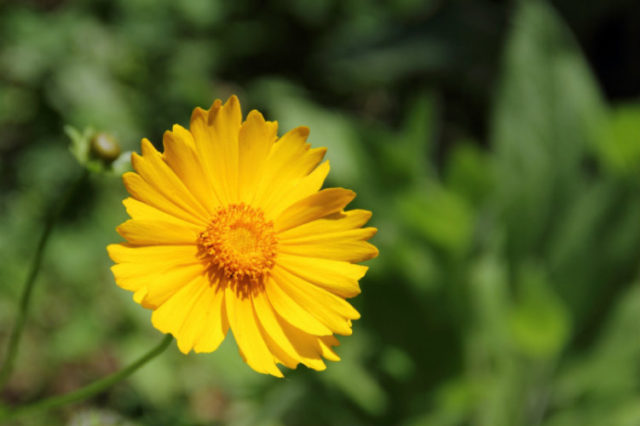
#> input picture flor.jpg, 640 x 426 px
$ python exercise-9.py
#> lines starting #> are read from the running program, lines starting #| are printed output that depends on the picture; after the words box and inside, x2 and y2 are one past the last pixel; in counts of white or black regions, pixels touching at a corner belong together
import cv2
from matplotlib import pyplot as plt
import numpy as np

img = cv2.imread('flor.jpg')
#> img is the input picture: shape (426, 640, 3); mean B, G, R 29.8, 101.5, 95.5

img_orig = cv2.cvtColor(img, cv2.COLOR_BGR2RGB)
gray = cv2.cvtColor(img, cv2.COLOR_BGR2GRAY)
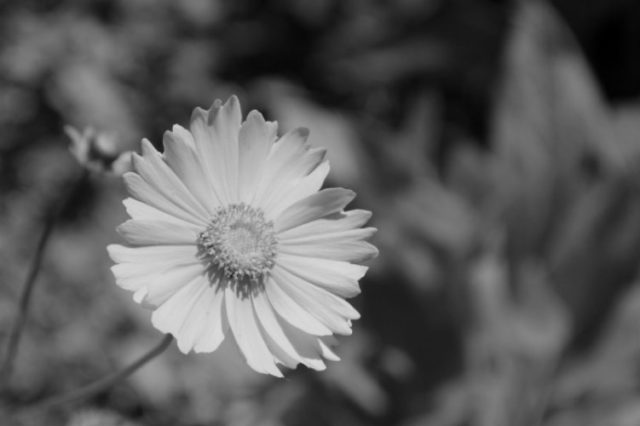
#> gray: shape (426, 640); min 0, max 221, mean 91.5

ret, otsu_img = cv2.threshold(gray, 127, 255, cv2.THRESH_OTSU)
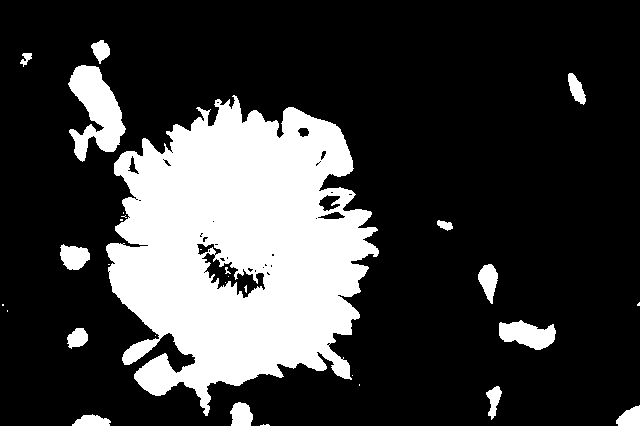
#> otsu_img: shape (426, 640); 23.4% white; 30 white regions (15 under 20 px), largest, box (x1, y1, x2, y2) and area: (106, 95, 379, 416) 56010, (68, 65, 126, 162) 3038, (499, 320, 556, 350) 1121
#> ret = 118
ret, trunc_img = cv2.threshold(gray, 127, 255, cv2.THRESH_TRUNC)
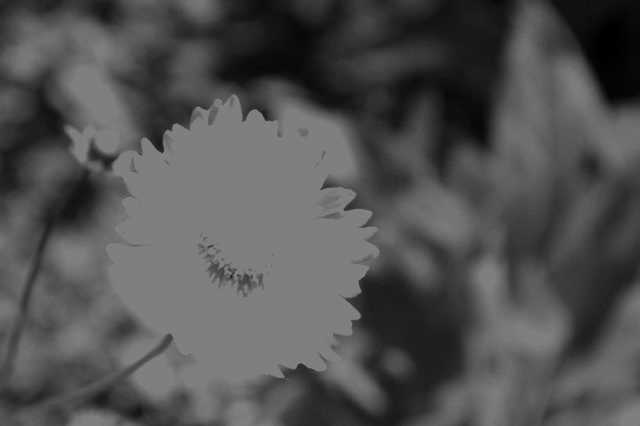
#> trunc_img: shape (426, 640); min 0, max 127, mean 81.6
ret, zero_img = cv2.threshold(gray, 127, 255, cv2.THRESH_TOZERO)
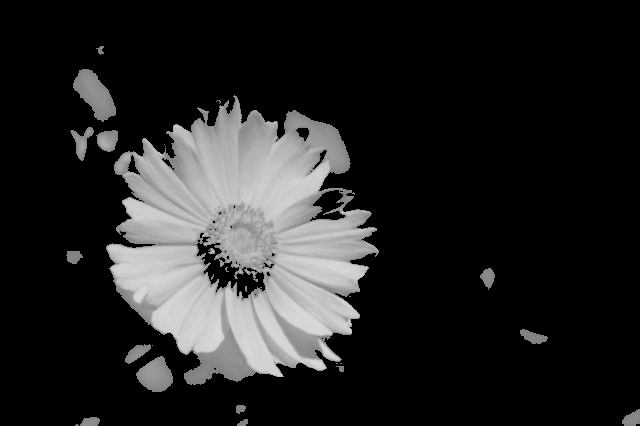
#> zero_img: shape (426, 640); min 0, max 221, mean 35.8

plt.subplot(321),plt.imshow(gray, cmap="gray"),plt.title('Gray')
plt.xticks([]), plt.yticks([])
plt.subplot(322),plt.imshow(otsu_img, cmap="gray"),plt.title('Otsu tresholded')
plt.xticks([]), plt.yticks([])
plt.subplot(323),plt.imshow(trunc_img, cmap="gray"),plt.title('Trunc tresholded')
plt.xticks([]), plt.yticks([])
plt.subplot(324),plt.imshow(zero_img, cmap="gray"),plt.title('To zero tresholded')
plt.xticks([]), plt.yticks([])
plt.subplot(325),plt.imshow(img_orig),plt.title('Original')
plt.xticks([]), plt.yticks([])
plt.show()
